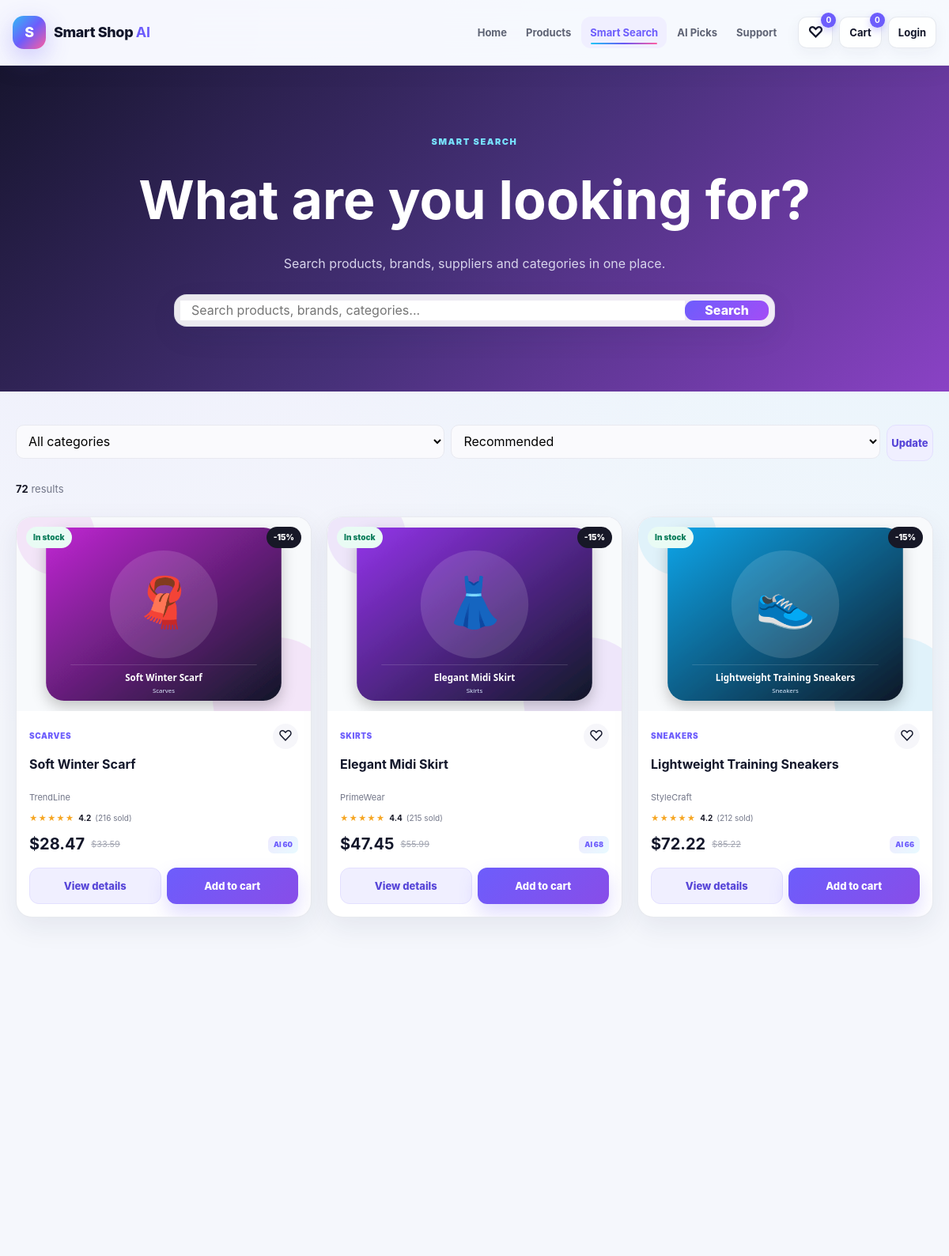
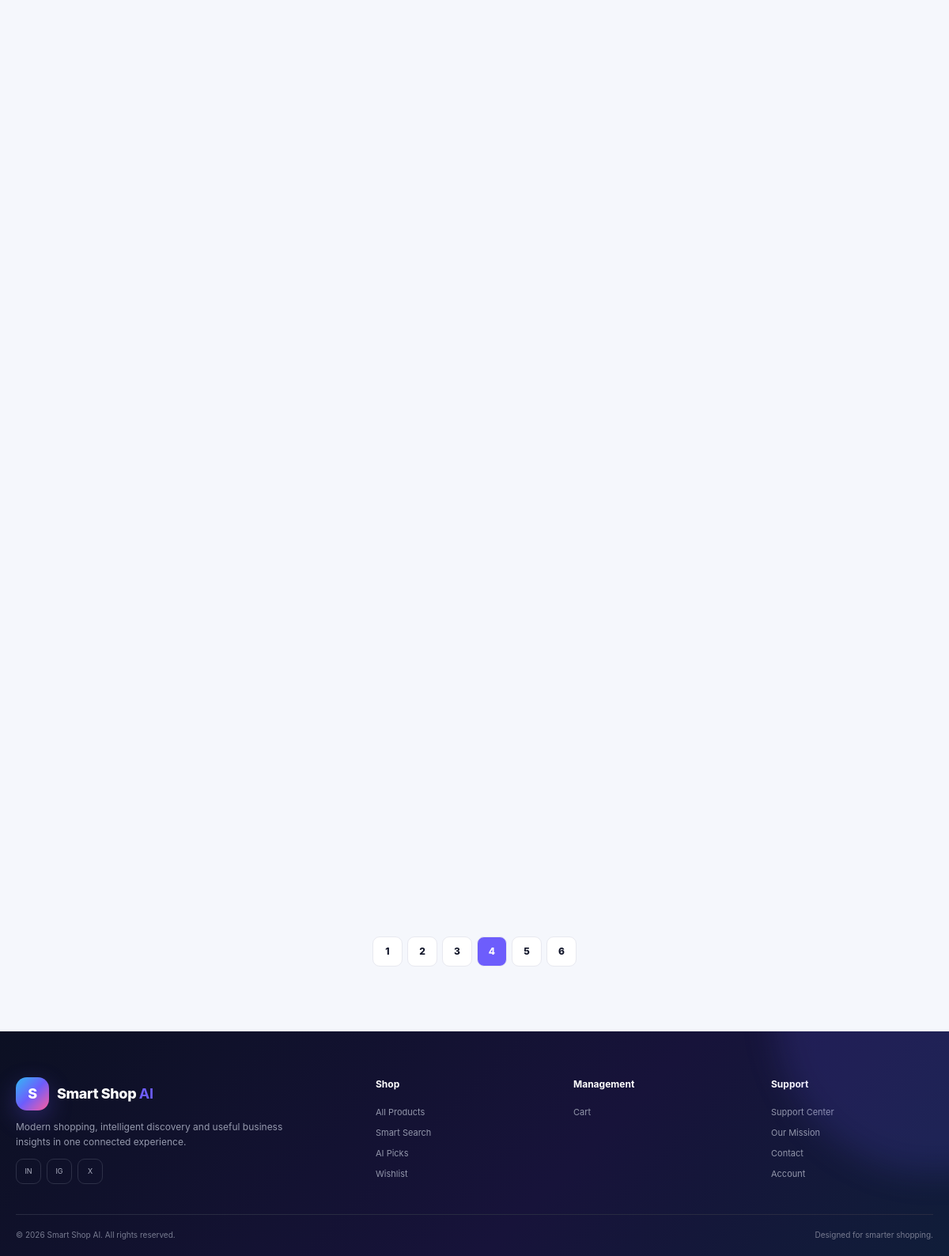
The page /search?q=&category=All&sort=featured&page=4 on the database its author committed (2 pictures, top to bottom).
### tables this page shows
CREATE TABLE products (
                product_id INTEGER PRIMARY KEY AUTOINCREMENT,
                name TEXT NOT NULL,
                category TEXT NOT NULL,
                brand TEXT DEFAULT '',
                price REAL NOT NULL DEFAULT 0,
                stock INTEGER NOT NULL DEFAULT 0,
                rating REAL NOT NULL DEFAULT 0,
                sales INTEGER NOT NULL DEFAULT 0,
                supplier TEXT DEFAULT '',
                links TEXT DEFAULT '',
                content TEXT DEFAULT '',
                description TEXT DEFAULT '',
                image TEXT DEFAULT '',
                created_at TEXT DEFAULT CURRENT_TIMESTAMP
            );

### app.py (the view)
@app.route("/search")
def search():
    keyword = request.args.get("q", "").strip()
    category = request.args.get("category", "All").strip() or "All"
    sort = request.args.get("sort", "featured").strip()
    try: page = int(request.args.get("page", 1))
    except ValueError: page = 1
    db = DatabaseManager()
    try:
        all_items = list(db.search_and_filter(keyword, category, sort))
        categories = db.get_categories()
    finally:
        db.close()
    items, page, pages, total = paginate(all_items, page, 12)
    return render_template("search.html", products=items, categories=categories, keyword=keyword,
                           selected_category=category, selected_sort=sort, page=page, pages=pages, total=total)

### app.py (called while the page is built, shortened)
def cart_map():
    raw = session.get("cart", {})
    if isinstance(raw, dict):
        clean = {}
        for key, value in raw.items():
            try:
                pid, qty = int(key), max(1, int(value))
                clean[pid] = qty
            except (TypeError, ValueError):
                continue
        return clean

def wishlist_ids():
    raw = session.get("wishlist", [])
    if not isinstance(raw, list):
        return []
    result = []
    return result

def ai_score(product):
    sales = int(product["sales"] or 0)
    rating = float(product["rating"] or 0)
    stock = int(product["stock"] or 0)
    sales_component = min(sales / 420, 1) * 45
    rating_component = min(rating / 5, 1) * 30
    availability_component = min(stock / 85, 1) * 25
    return round(sales_component + rating_component + availability_component)

def paginate(items, page, per_page=12):
    total = len(items)
    pages = max(1, ceil(total / per_page))
    page = min(max(1, page), pages)
    start = (page - 1) * per_page
    return items[start:start + per_page], page, pages, total

@app.context_processor
def global_shop_data():
    cart = cart_map()
    wish = wishlist_ids()
    return {
        "cart_count": sum(cart.values()),
        "cart_map": cart,
        "wishlist_count": len(wish),
        "wishlist_ids": wish,
        "current_endpoint": request.endpoint or "",
        "ai_score": ai_score,
        "is_admin": is_admin(),
    }

@app.before_request
def startup():
    if not getattr(app, "_catalogue_ready", False):
        ensure_catalogue()
        app._catalogue_ready = True

def is_admin():
    return session.get("role") == "admin"

### database/database.py (called while the page is built)
    def close(self) -> None:
        try:
            self.connection.close()
        except Exception:
            pass

    def get_categories(self):
        rows = self.cursor.execute(
            """
            SELECT category, COUNT(*) AS product_count, COALESCE(SUM(sales),0) AS sales,
                   COALESCE(SUM(stock),0) AS stock
            FROM products
            GROUP BY category
            ORDER BY category COLLATE NOCASE
            """
        ).fetchall()
        return [row["category"] for row in rows]

### templates/search.html (shortened to what this page needs)
{% extends "base.html" %}{% from "_macros.html" import product_card with context %}
{% block content %}
<section class="search-hero"><div class="shell search-center"><span class="kicker light-kicker">SMART SEARCH</span><h1>What are you looking for?</h1><p>Search products, brands, suppliers and categories in one place.</p><form class="search-mega" method="GET" action="{{ url_for('search') }}"><input name="q" value="{{ keyword }}" placeholder="Search products, brands, categories..."><button type="submit">Search</button></form></div></section>
<section class="section compact-top"><div class="shell"><form class="mini-filters" method="GET" action="{{ url_for('search') }}"><select name="category"><option value="All">All categories</option></select><select name="sort"><option value="featured">Recommended</option></select><button class="btn btn-soft" type="submit">Update</button></form><div class="results-line"><div><b>{{ total }}</b> results</div></div>{% if products %}<div class="product-grid product-grid-3">{% for p in products %}{{ product_card(p) }}{% endfor %}</div>{% else %}<div class="empty-state"><div class="empty-symbol">?</div><h2>No matching products</h2><p>Try a broader search or explore the full catalogue.</p><a class="btn btn-primary" href="{{ url_for('products') }}">Browse products</a></div>{% endif %}{% if pages > 1 %}<nav class="pagination">{% for n in range(1,pages+1) %}<a class="{% if n==page %}current{% endif %}" href="{{ url_for('search', q=keyword, category=selected_category, sort=selected_sort, page=n) }}">{{ n }}</a>{% endfor %}</nav>{% endif %}</div></section>
{% endblock %}

### templates/_macros.html
{% macro product_card(product) %}
<article class="product-card reveal">
  <a class="product-media" href="{{ url_for('product_detail', product_id=product.product_id) }}">
    <img src="{{ url_for('static', filename='images/' + (product.image or 'product_1.svg')) }}" alt="{{ product.name }}" loading="lazy">
    <span class="product-badge {% if product.stock <= 12 %}badge-danger{% endif %}">{% if product.stock <= 0 %}Out of stock{% elif product.stock <= 12 %}Low stock{% else %}In stock{% endif %}</span>
    <span class="discount-badge">-15%</span>
  </a>
  <div class="product-copy">
    <div class="product-topline"><span class="category-tag">{{ product.category }}</span><a class="heart {% if product.product_id in wishlist_ids %}saved{% endif %}" href="{{ url_for('toggle_wishlist', product_id=product.product_id) }}" aria-label="Toggle wishlist">&#9825;</a></div>
    <h3><a href="{{ url_for('product_detail', product_id=product.product_id) }}">{{ product.name }}</a></h3>
    <p class="brand-line">{{ product.brand }}</p>
    <div class="rating-row"><span class="stars">&#9733;&#9733;&#9733;&#9733;&#9733;</span><b>{{ '%.1f'|format(product.rating) }}</b><span>({{ product.sales }} sold)</span></div>
    <div class="price-row"><strong>${{ '%.2f'|format(product.price) }}</strong><del>${{ '%.2f'|format(product.price * 1.18) }}</del><span class="ai-pill">AI {{ ai_score(product) }}</span></div>
    <div class="card-actions"><a class="btn btn-soft" href="{{ url_for('product_detail', product_id=product.product_id) }}">View details</a><a class="btn btn-primary" href="{{ url_for('add_to_cart', product_id=product.product_id) }}">Add to cart</a></div>
  </div>
</article>
{% endmacro %}

### rows shown on the page
products: image (picture), stock "In stock", category "SCARVES", name "Soft Winter Scarf", brand "TrendLine", rating "4.2", sales "216", price "28.47", product.price*1.18 "33.59", ai_score "60"
products: image (picture), stock "In stock", category "SKIRTS", name "Elegant Midi Skirt", brand "PrimeWear", rating "4.4", sales "215", price "47.45", product.price*1.18 "55.99", ai_score "68"
products: image (picture), stock "In stock", category "SNEAKERS", name "Lightweight Training Sneakers", brand "StyleCraft", rating "4.2", sales "212", price "72.22", product.price*1.18 "85.22", ai_score "66"

### other values the page prints
{{ wishlist_count }} "0"
{{ cart_count }} "0"
{{ total }} "72"
{{ n }} "1" "2" "3" "4" "5" "6"
